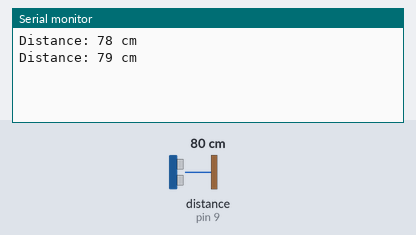
Bench run of a sketch on a simulated Arduino Uno, built with avr-gcc and run on an emulated ATmega328P. Parts: the last lines printed to the serial monitor. Wiring (inferred from the names in the program): ultrasonic range finder: trigger pin 8; echo pin 9. The test bench sets the inputs (shaded band); at power-on: distance to the obstacle (sensor on pin 9) 80 cm. The echo pulse lasts 58.3 µs per cm.

Above: at 1.8 s.
1.9 s: distance to the obstacle (sensor on pin 9) set to 2 cm
At 2.8 s:
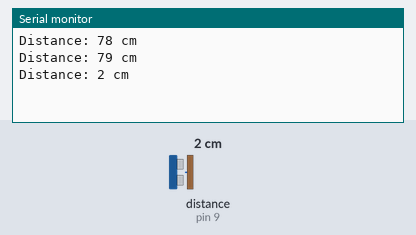
3.4 s: distance to the obstacle (sensor on pin 9) set to 4 cm
At 4.4 s:
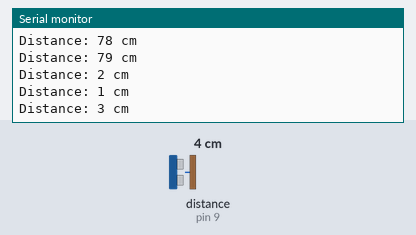
Timing chart, 0 to 6.4 s (numbered marks = the images above; inputs shaded):
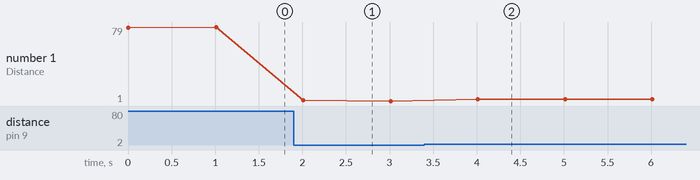

The sketch:

ultrasonic_sensor.ino
```cpp
/*
Project: Distance Measurement with HC-SR04 Ultrasonic Sensor
Author: Enrique A. Gracián Castro
Date: 25/09/2025
Description:
Code to measure the distance to an object using the
HC-SR04 ultrasonic sensor and display it on the serial monitor.
*/

// Define the pins for the ultrasonic sensor
const int trigPin = 8;
const int echoPin = 9;

// Define variables for duration and distance
long duration;
int distance;

// ---------------------------
// Initial Setup
// ---------------------------
void setup() {
  // Start serial communication at 9600 baud to see the output
  Serial.begin(9600);

  // Configure trigPin as OUTPUT and echoPin as INPUT
  pinMode(trigPin, OUTPUT);
  pinMode(echoPin, INPUT);
}

// ---------------------------
// Main Loop
// ---------------------------
void loop() {
  // Clear the trigPin
  digitalWrite(trigPin, LOW);
  delayMicroseconds(2);

  // Send a 10-microsecond HIGH pulse to activate the sensor
  digitalWrite(trigPin, HIGH);
  delayMicroseconds(10);
  digitalWrite(trigPin, LOW);

  // Read the echoPin, which returns the sound wave travel time in microseconds
  duration = pulseIn(echoPin, HIGH);

  // Calculate the distance based on the speed of sound
  // Speed of sound = 340 m/s or 0.034 cm/µs
  // The distance is half the duration because the sound wave travels and returns
  distance = duration * 0.034 / 2;

  // Display the distance on the serial monitor
  Serial.print("Distance: ");
  Serial.print(distance);
  Serial.println(" cm");

  delay(1000); // Wait a second before the next reading
}
```

Measured:
- after the input at 1.9 s, the serial monitor: prints a new line after 0.11 s (image 1)
- after the input at 3.4 s, the serial monitor: prints a new line after 0.61 s (image 2)
- plotted number 1: 79 → 1 after the input at 1.9 s, 1 → 3 after the input at 3.4 s
